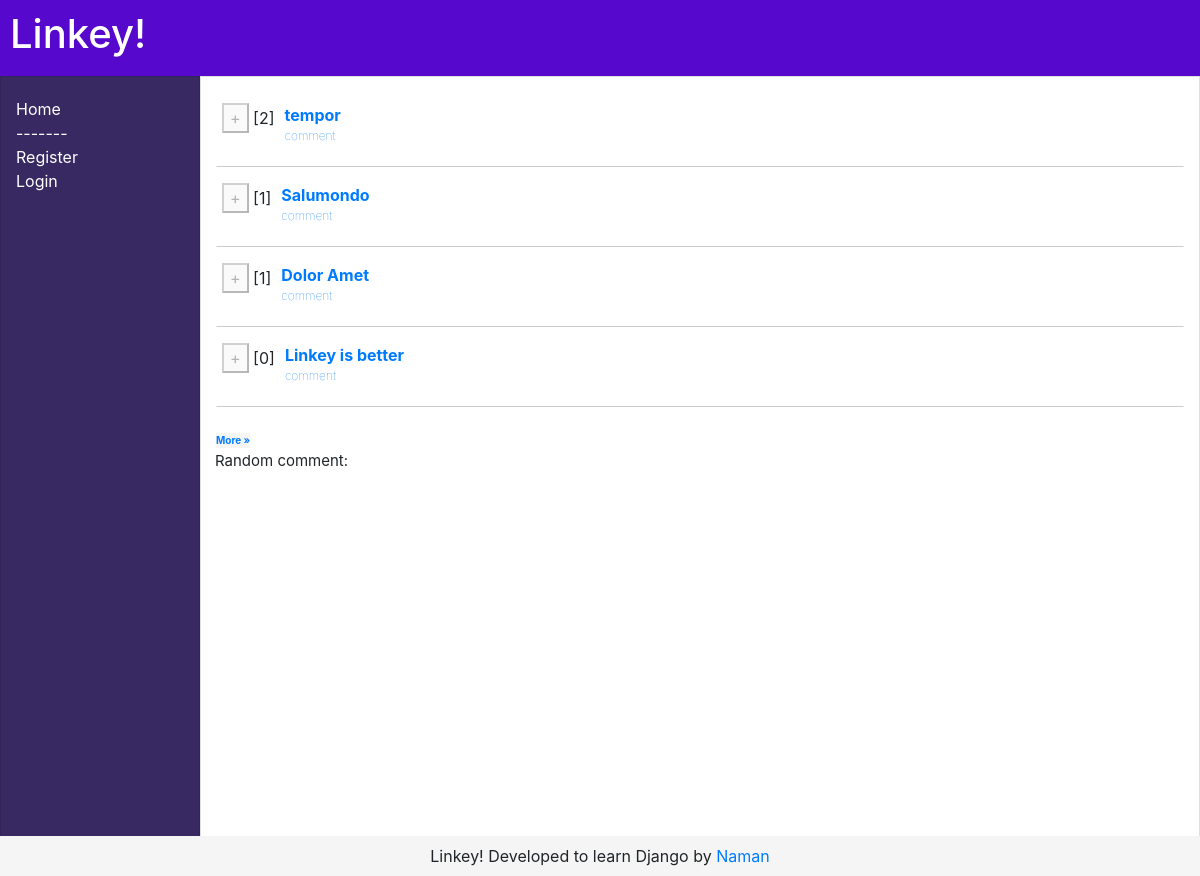
The page / on the database its author committed.
### linkey/models.py (models this page shows, shortened)
class Link(models.Model):
    title = models.CharField("Headline", max_length=100)
    submitter = models.ForeignKey(User)
    submitted_on = models.DateTimeField(auto_now_add=True)
    rank_score = models.FloatField(default=0.0)
    url = models.URLField("URL", max_length=250, blank=True)
    description = models.TextField(blank=True)
    with_votes = LinkVoteCountManager()
    objects = models.Manager() #default manager

### linkey/views.py (the view)
# urls.py: url(r'^$', LinkListView.as_view(), name='home'),
class LinkListView(RandomGossipMixin, ListView):
    template_name = 'linkey/links.html'
    model = Link
    context_object_name = 'links'
    queryset = Link.with_votes.all()
    paginate_by = 4
    def get_context_data(self, **kwargs):
        context = super(LinkListView, self).get_context_data(**kwargs)
        if self.request.user.is_authenticated():
            voted = Vote.objects.filter(voter=self.request.user)
            links_in_page = [link.id for link in context["object_list"]]
            voted = voted.filter(link_id__in=links_in_page)
            voted = voted.values_list('link_id', flat=True)
            context["voted"] = voted
        return context

### linkey/views.py (called while the page is built)
    def get_context_data(self, **kwargs):
        context = super(RandomGossipMixin, self).get_context_data(**kwargs)
        context[u"randomquip"] = Comment.objects.order_by('?')[0]
        return context

### linkey/templates/linkey/links.html (shortened to what this page needs)
{% extends "base.html" %}
{% load comments %}
{% block content %}
{% if is_paginated %}
<ol start="{{page_obj.start_index}}">
{% else %}
<ol>
{% endif %}
    {% for link in links %}
    <form method="post" action="{% url 'vote' %}" class="vote_form">
        <li class="linkitem">
            <div class="float-left">
                {% if not user.is_authenticated %}
                <button disabled title="Please login to vote">+</button>
                {% elif link.pk not in voted %}
                <button>^</button>
                {% else %}
                <button>-</button>
                {% endif %}
                <span class="votecount">[{{link.votes}}]</span>
            </div>
            <div class="float-left linkdetail">
                {% if link.url %}
                <a href="{{link.url}}">
                            <strong>{{link.title}}</strong>
                </a>
                {% else %}
                <a href="{% url 'link_detail' pk=link.pk %}">
                        <strong>{{link.title}}</strong>
                </a>
                {% endif %}
                <p class="commentcount"><a href="{% url 'link_detail' pk=link.pk %}">{% get_comment_count for link as comment_count %} {{comment_count}} comment{{comment_count | pluralize}}</a></p>
            </div>
            <div class="clearfix"></div>
        </li>
    </form>
    {% endfor %}
</ol>
{% if is_paginated %}
<div class="pagination">
    {% if page_obj.has_next %}
    <div class="paginationbtn">
        <a href="?page={{page_obj.next_page_number }}">More &raquo;</a>
    </div>
    {% endif %}
</div>
{% endif %}
<div class="container-fluid">
    <p style="font-size: 15px;margin: 2px; margin-left: -16px;">Random comment: {{ randomquip.comment|truncatechars:140 }}</p>
</div>
{% endblock %}

### linkey/static/css/main.css (style rules this page uses)
* { box-sizing: border-box; margin: 0; }
.linkitem { display: block; margin-bottom: 10px; background-color: white; padding: 5px 0 5px 5px; border-style: solid; border-width: 1px; border-color: white; border-bottom-color: #ccc; }
.linkdetail { padding-left: 10px; }
ol { padding: 0; }
.paginationbtn { background: #f5f5f5; font-size: 10px; margin-right: 10px; font-weight: bold; }
.commentcount { font-size: 12px; font-weight: 100; }

### rows shown on the page
Link: votes "2", title "tempor"
Link: votes "1", title "Salumondo"
Link: votes "1", title "Dolor Amet"
Link: votes "0", title "Linkey is better"
